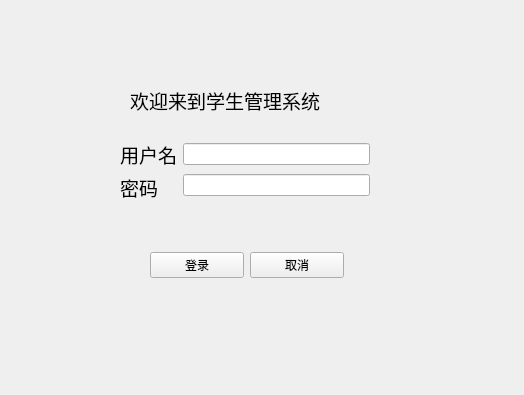
<?xml version="1.0" encoding="UTF-8"?>
<ui version="4.0">
 <class>login</class>
 <widget class="QMainWindow" name="login">
  <property name="geometry">
   <rect>
    <x>0</x>
    <y>0</y>
    <width>524</width>
    <height>395</height>
   </rect>
  </property>
  <property name="windowTitle">
   <string>login</string>
  </property>
  <widget class="QWidget" name="centralwidget">
   <widget class="QWidget" name="layoutWidget">
    <property name="geometry">
     <rect>
      <x>120</x>
      <y>140</y>
      <width>250</width>
      <height>60</height>
     </rect>
    </property>
    <layout class="QGridLayout" name="gridLayout">
     <item row="0" column="0">
      <widget class="QLabel" name="label">
       <property name="text">
        <string>&lt;html&gt;&lt;head/&gt;&lt;body&gt;&lt;p&gt;&lt;span style=&quot; font-size:14pt;&quot;&gt;用户名&lt;/span&gt;&lt;/p&gt;&lt;/body&gt;&lt;/html&gt;</string>
       </property>
      </widget>
     </item>
     <item row="0" column="1" rowspan="2">
      <layout class="QVBoxLayout" name="verticalLayout">
       <item>
        <widget class="QLineEdit" name="userId">
         <property name="text">
          <string/>
         </property>
        </widget>
       </item>
       <item>
        <widget class="QLineEdit" name="passWord">
         <property name="text">
          <string/>
         </property>
        </widget>
       </item>
      </layout>
     </item>
     <item row="1" column="0">
      <widget class="QLabel" name="label_2">
       <property name="text">
        <string>&lt;html&gt;&lt;head/&gt;&lt;body&gt;&lt;p&gt;&lt;span style=&quot; font-size:14pt;&quot;&gt;密码&lt;/span&gt;&lt;/p&gt;&lt;/body&gt;&lt;/html&gt;</string>
       </property>
      </widget>
     </item>
    </layout>
   </widget>
   <widget class="QLabel" name="label_3">
    <property name="geometry">
     <rect>
      <x>130</x>
      <y>50</y>
      <width>261</width>
      <height>101</height>
     </rect>
    </property>
    <property name="text">
     <string>&lt;html&gt;&lt;head/&gt;&lt;body&gt;&lt;p&gt;&lt;span style=&quot; font-size:14pt;&quot;&gt;欢迎来到学生管理系统&lt;/span&gt;&lt;/p&gt;&lt;/body&gt;&lt;/html&gt;</string>
    </property>
   </widget>
   <widget class="QWidget" name="layoutWidget_2">
    <property name="geometry">
     <rect>
      <x>150</x>
      <y>250</y>
      <width>194</width>
      <height>30</height>
     </rect>
    </property>
    <layout class="QHBoxLayout" name="horizontalLayout">
     <item>
      <widget class="QPushButton" name="loginButton">
       <property name="text">
        <string>登录</string>
       </property>
      </widget>
     </item>
     <item>
      <widget class="QPushButton" name="cancelButton">
       <property name="minimumSize">
        <size>
         <width>20</width>
         <height>20</height>
        </size>
       </property>
       <property name="text">
        <string>取消</string>
       </property>
      </widget>
     </item>
    </layout>
   </widget>
  </widget>
  <widget class="QMenuBar" name="menubar">
   <property name="geometry">
    <rect>
     <x>0</x>
     <y>0</y>
     <width>524</width>
     <height>26</height>
    </rect>
   </property>
  </widget>
 </widget>
 <resources/>
 <connections/>
</ui>
